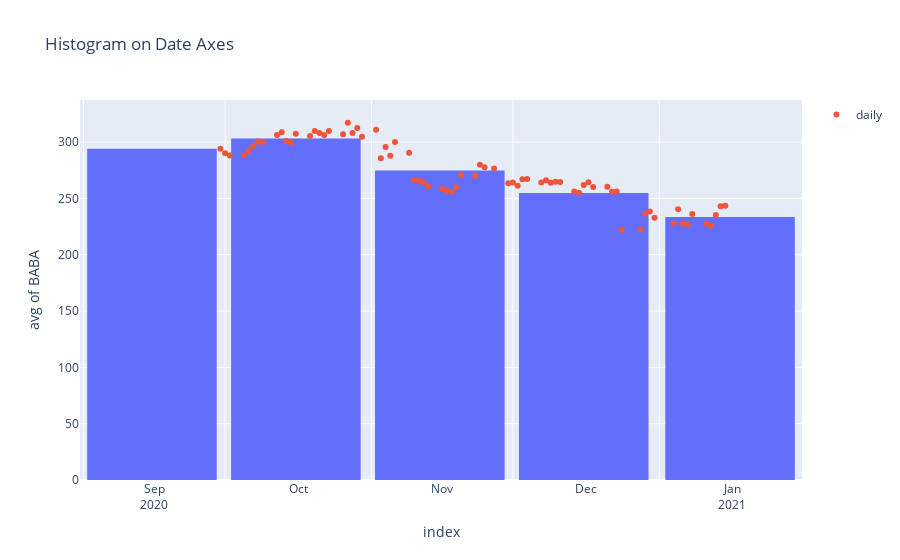

The cell this chart's notebook holds for it:
### Code cell
fig = px.histogram(ptf_df, x=ptf_df.index, y=ptf_df.BABA, histfunc="avg", title="Histogram on Date Axes")
fig.update_traces(xbins_size="M1")
fig.update_xaxes(showgrid=True, ticklabelmode="period", dtick="M1", tickformat="%b\n%Y")
fig.update_layout(bargap=0.1)
fig.add_trace(go.Scatter(mode="markers", x=ptf_df.index, y=ptf_df.BABA, name="daily"))
fig.show()
